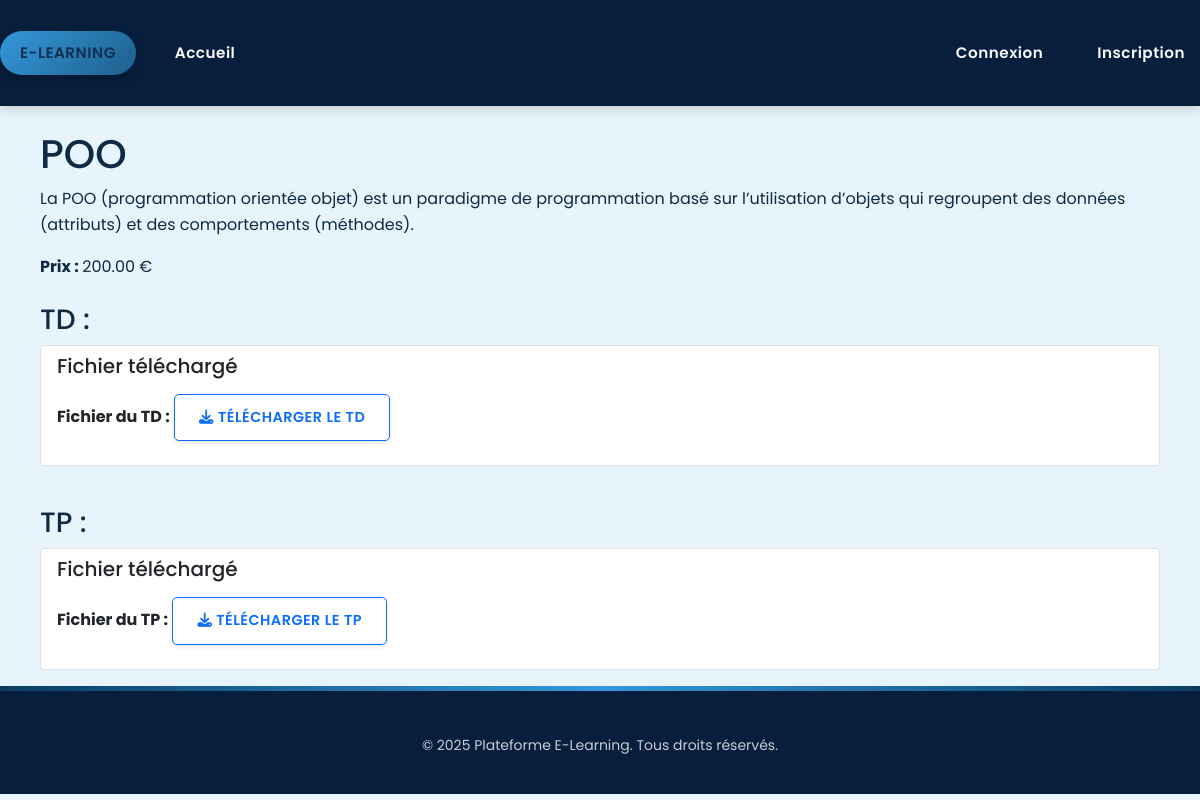
/courses/courses/4/, run on the app's committed database.
### courses/models.py (models this page shows, shortened)
class Course(models.Model):
    title = models.CharField(max_length=200)
    description = models.TextField()
    teacher = models.ForeignKey(
        settings.AUTH_USER_MODEL,
        on_delete=models.CASCADE,
        related_name='courses_taught'
    )
    price = models.DecimalField(max_digits=6, decimal_places=2, default=0.00)
    students = models.ManyToManyField(
        settings.AUTH_USER_MODEL,
        related_name='courses_enrolled',
        blank=True
    )

class Assignment(models.Model):
    course = models.ForeignKey(
        Course,
        related_name='assignments',
        on_delete=models.CASCADE
    )
    title = models.CharField(max_length=200)
    description = models.TextField()
    type = models.CharField(
        max_length=50,
        choices=AssignmentType.choices
    )
    file = models.FileField(upload_to='assignments/', null=True, blank=True)
    due_date = models.DateField(null=True, blank=True)

### courses/views.py (the view, shortened to what this page needs)
# urls.py: path('courses/<int:course_id>/', views.course_detail, name='course_detail'),
def course_detail(request, course_id):
    course = get_object_or_404(Course, pk=course_id)
    assignments = Assignment.objects.filter(course=course).prefetch_related('submissions', 'submissions__student')
    is_enrolled = False
    return render(request, 'courses/course_detail.html', {
        'course': course,
        'assignments': assignments,
        'is_enrolled': is_enrolled,
    })

### templates/courses/course_detail.html (shortened to what this page needs)
{% extends "base.html" %}
{% load static %}
{% block content %}
<div class="container mt-4">
    <h1>{{ course.title }}</h1>
    <p>{{ course.description }}</p>
    <p><strong>Prix : </strong> {{ course.price }} €</p>
    {% if assignments %}
        <div class="assignments-section mt-4">
            <div class="td-section mb-4">
                <h3>TD :</h3>
                <div class="list-group">
                    {% for assignment in assignments %}
                        {% if assignment.type == 'TD' %}
                            <div class="list-group-item" id="assignment-{{ assignment.id }}">
                                <h5 class="mb-3">{{ assignment.title }}</h5>
                                {% if assignment.file %}
                                    <p><strong>Fichier du TD :</strong>
                                        <a href="{{ assignment.file.url }}" target="_blank" class="btn btn-outline-primary btn-sm">
                                            <i class="fas fa-download"></i> Télécharger le TD
                                        </a>
                                    </p>
                                {% endif %}
                            </div>
                        {% endif %}
                    {% endfor %}
                </div>
            </div>
            <div class="tp-section">
                <h3>TP :</h3>
                <div class="list-group">
                    {% for assignment in assignments %}
                        {% if assignment.type == 'TP' %}
                            <div class="list-group-item" id="assignment-{{ assignment.id }}">
                                <h5 class="mb-3">{{ assignment.title }}</h5>
                                {% if assignment.file %}
                                    <p><strong>Fichier du TP :</strong>
                                        <a href="{{ assignment.file.url }}" target="_blank" class="btn btn-outline-primary btn-sm">
                                            <i class="fas fa-download"></i> Télécharger le TP
                                        </a>
                                    </p>
                                {% endif %}
                            </div>
                        {% endif %}
                    {% endfor %}
                </div>
            </div>
        </div>
    {% else %}
        <p>Aucun TD/TP disponible pour ce cours.</p>
    {% endif %}
</div>
{% endblock %}

### static/css/style.css (style rules this page uses)
* { margin: 0; padding: 0; box-sizing: border-box; }
:root { --primary-color: #0a3d62; --primary-dark: #071e3d; --primary-light: #1e5f8c; --accent-color: #3498db; --light-bg: #e8f4fc; --text-color: #102a43; --text-light: #f8f9fa; --border-color: #c5d9e8; --success-color: #1e5f8c; --warning-color: #3498db; --danger-color: #071e3d; }
body { font-family: 'Poppins', 'Segoe UI', sans-serif; line-height: 1.6; background-color: var(--light-bg); color: var(--text-color); position: relative; min-height: 100vh; }
a { text-decoration: none; color: var(--accent-color); transition: color 0.3s ease; }
.btn { display: inline-block; padding: 0.75rem 1.5rem; border-radius: 5px; font-weight: 600; transition: all 0.3s ease; cursor: pointer; box-shadow: 0 2px 5px rgba(0, 0, 0, 0.1); text-transform: uppercase; letter-spacing: 0.5px; font-size: 0.9rem; }
.container { max-width: 1200px; margin: 0 auto; padding: 0 20px; }

### templates/courses/course_detail.html (style rules this page uses)
.list-group-item { margin-bottom: 1rem; border-radius: 0.25rem !important; }

### data on the page
Course: title "POO", description "La POO (programmation orientée objet) est un paradigme de programmation basé sur l’utilisation d’objets qui regroupent des données (attributs) et des comportements (méthodes).", price "200.00"
Assignment: title "Fichier téléchargé"
Assignment: title "Fichier téléchargé"

### other printed values
{{ year|default:2025 }} "2025"
